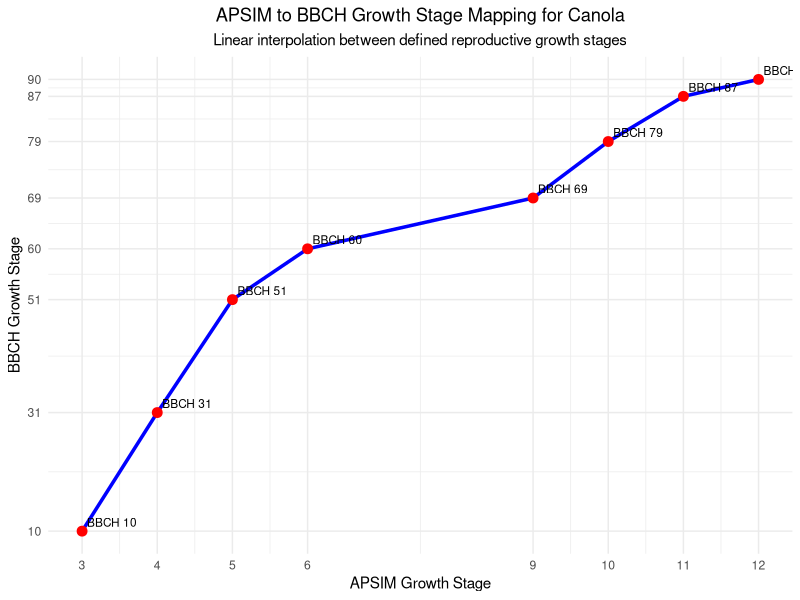

Reproduce this figure in R.
## ---- chunk 1
stage_data <- data.frame(
    APSIM_Stage = c(3.0, 4.0, 5.0, 6.0, 9.0, 10.0, 11.0, 12.0),
    BBCH_Stage = c(10, 31, 51, 60, 69, 79, 87, 90),
    Description = c("Emergence", "Floral initiation", "Green bud", 
                   "Start flowering", "End flowering", "End pod development",
                   "End grain fill", "Maturity")
)

# Create the plot
library(ggplot2)

ggplot(stage_data, aes(x = APSIM_Stage, y = BBCH_Stage)) +
    geom_line(color = "blue", size = 1.2) +
    geom_point(color = "red", size = 3) +
    geom_text(aes(label = paste0("BBCH ", BBCH_Stage)), 
              hjust = -0.1, vjust = -0.5, size = 3) +
    labs(title = "APSIM to BBCH Growth Stage Mapping for Canola",
         x = "APSIM Growth Stage",
         y = "BBCH Growth Stage",
         subtitle = "Linear interpolation between defined reproductive growth stages") +
    theme_minimal() +
    theme(plot.title = element_text(hjust = 0.5),
          plot.subtitle = element_text(hjust = 0.5)) +
    scale_x_continuous(breaks = stage_data$APSIM_Stage) +
    scale_y_continuous(breaks = stage_data$BBCH_Stage)
